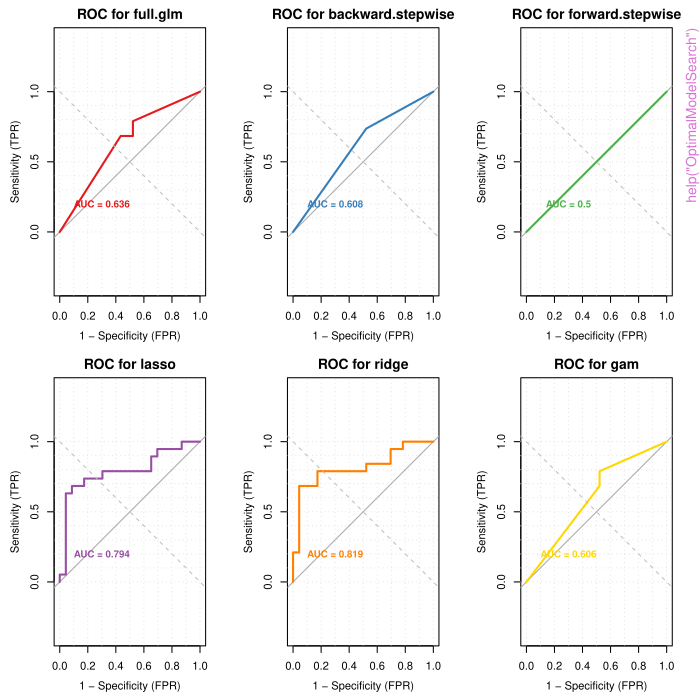

This figure's R source:
pkgname <- "binaryClass"
source(file.path(R.home("share"), "R", "examples-header.R"))
options(warn = 1)
base::assign(".ExTimings", "binaryClass-Ex.timings", pos = 'CheckExEnv')
base::cat("name\tuser\tsystem\telapsed\n", file=base::get(".ExTimings", pos = 'CheckExEnv'))
base::assign(".format_ptime",
function(x) {
  if(!is.na(x[4L])) x[1L] <- x[1L] + x[4L]
  if(!is.na(x[5L])) x[2L] <- x[2L] + x[5L]
  options(OutDec = '.')
  format(x[1L:3L], digits = 7L)
},
pos = 'CheckExEnv')

### * </HEADER>
library('binaryClass')

base::assign(".oldSearch", base::search(), pos = 'CheckExEnv')
base::assign(".old_wd", base::getwd(), pos = 'CheckExEnv')
cleanEx()
nameEx("OptimalModelSearch")
### * OptimalModelSearch

flush(stderr()); flush(stdout())

base::assign(".ptime", proc.time(), pos = "CheckExEnv")
### Name: OptimalModelSearch
### Title: A Binary Classification Model Selection
### Aliases: OptimalModelSearch

### ** Examples


##==Example 1: Accuracy criterion====##
## No test: 
data(PimaIndiansDiabetes, package="mlbench")
data.t <- PimaIndiansDiabetes
data.t$diabetes <- ifelse(data.t$diabetes=="neg", 0, 1)
result <- OptimalModelSearch(formula=diabetes~., data=data.t,
                            criterion="Accuracy", training_percent=0.8, 
                            threshold=0.54, suppress_warnings=TRUE)
# Display simplified results
result$criterion
result$best_model_name
result$performance_metric
## End(No test)

##==Example 2: AUC criterion====##
## No test: 
data(Sonar, package="mlbench")
dat <- Sonar
dat$Class <- ifelse(dat$Class=="R", 0, 1)
result <- OptimalModelSearch(formula=Class~., data=dat,
                           criterion="AUC", training_percent=0.8,
                           suppress_warnings=TRUE)
# Display simplified results
result$criterion
result$best_model_name
result$performance_metric
## End(No test)

##==Example 3: AIC criterion====##
## No test: 
data(PimaIndiansDiabetes, package="mlbench")
data.t <- PimaIndiansDiabetes
data.t$diabetes <- ifelse(data.t$diabetes=="neg", 0, 1)
result <- OptimalModelSearch(formula=diabetes~., data=data.t,
                            criterion="AIC", training_percent=0.8,
                            suppress_warnings=TRUE)
# Display simplified results
result$criterion
result$best_model_name
result$performance_metric
## End(No test)

##==Example 4: ROC Visualization with Multi-Panel Plot====##
## No test: 
data(Sonar, package="mlbench")
dat <- Sonar
dat$Class <- ifelse(dat$Class=="R", 0, 1)
# Plot all ROC curves in separate panels - clearer visualization
result <- OptimalModelSearch(formula=Class~., data=dat,
                          criterion="AUC", training_percent=0.8,
                          suppress_warnings=TRUE, plot_roc=TRUE, 
                          plot_comparison=TRUE, multi_panel=TRUE)
# No need to print anything as this example focuses on visualization
## End(No test)



base::assign(".dptime", (proc.time() - get(".ptime", pos = "CheckExEnv")), pos = "CheckExEnv")
base::cat("OptimalModelSearch", base::get(".format_ptime", pos = 'CheckExEnv')(get(".dptime", pos = "CheckExEnv")), "\n", file=base::get(".ExTimings", pos = 'CheckExEnv'), append=TRUE, sep="\t")
cleanEx()
nameEx("compare_model_rocs")
### * compare_model_rocs

flush(stderr()); flush(stdout())

base::assign(".ptime", proc.time(), pos = "CheckExEnv")
### Name: compare_model_rocs
### Title: Compare ROC Curves for Different Binary Classification Models
### Aliases: compare_model_rocs roc_comparison roc_curves compare_rocs
###   plot_roc_curves
### Keywords: hplot models

### ** Examples

## Not run: 
##D # Load example data
##D library(mlbench)
##D data(Sonar)
##D dat <- Sonar
##D dat$Class <- ifelse(dat$Class=="R", 0, 1)
##D 
##D # Generate multi-panel ROC plot comparing all models
##D result <- compare_model_rocs(Class ~ ., data = dat)
##D 
##D # See the AUC values
##D result$auc_values
##D 
##D # Check which model performed best
##D result$best_model
## End(Not run)



base::assign(".dptime", (proc.time() - get(".ptime", pos = "CheckExEnv")), pos = "CheckExEnv")
base::cat("compare_model_rocs", base::get(".format_ptime", pos = 'CheckExEnv')(get(".dptime", pos = "CheckExEnv")), "\n", file=base::get(".ExTimings", pos = 'CheckExEnv'), append=TRUE, sep="\t")
cleanEx()
nameEx("extract_best_model")
### * extract_best_model

flush(stderr()); flush(stdout())

base::assign(".ptime", proc.time(), pos = "CheckExEnv")
### Name: extract_best_model
### Title: Extract the best model from the results of OptimalModelSearch
### Aliases: extract_best_model get_best_model model_extraction
### Keywords: models regression

### ** Examples

## Not run: 
##D # Find the best model
##D library(mlbench)
##D data(Sonar)
##D dat <- Sonar
##D dat$Class <- ifelse(dat$Class=="R", 0, 1)
##D 
##D # Run OptimalModelSearch
##D result <- OptimalModelSearch(formula=Class~., data=dat,
##D                            criterion="AUC", suppress_warnings=TRUE)
##D                            
##D # Extract the best model
##D best_model <- extract_best_model(result, dat)
##D 
##D # Use the predict_model function for prediction (works for all model types)
##D predictions <- predict_model(best_model, newdata=dat[1:5,], 
##D                             formula=Class~., type="response")
##D print(predictions)
##D 
##D # Examine model coefficients (if applicable to the model type)
##D if(inherits(best_model, "glm") || inherits(best_model, "gam")) {
##D   print(summary(best_model))
##D }
## End(Not run)



base::assign(".dptime", (proc.time() - get(".ptime", pos = "CheckExEnv")), pos = "CheckExEnv")
base::cat("extract_best_model", base::get(".format_ptime", pos = 'CheckExEnv')(get(".dptime", pos = "CheckExEnv")), "\n", file=base::get(".ExTimings", pos = 'CheckExEnv'), append=TRUE, sep="\t")
cleanEx()
nameEx("plot_descrip")
### * plot_descrip

flush(stderr()); flush(stdout())

base::assign(".ptime", proc.time(), pos = "CheckExEnv")
### Name: plot_descrip
### Title: Generate Descriptive Plots for Variables in a Data Frame
### Aliases: plot_descrip

### ** Examples

## Not run: 
##D # --- Examples for plot_descrip ---
##D 
##D # Basic usage with iris dataset
##D data(iris)
##D 
##D # Individual plots (one per variable)
##D plot_descrip(iris, type = "ind", ppv = 1)
##D 
##D # Individual plots (two per numeric variable, one for categorical)
##D plot_descrip(iris, type = "ind", ppv = 2)
##D 
##D # Pairwise plots (assuming Sepal.Length is the response)
##D plot_descrip(iris, type = "pair")
##D 
##D # --- Pairwise plots with a factor response ---
##D data(mtcars)
##D # Make copies to modify
##D mtcars_mod <- mtcars
##D # Treat 'cyl' as a factor response
##D mtcars_mod$cyl <- as.factor(mtcars_mod$cyl)
##D # Plot relationships between 'cyl' and other variables
##D plot_descrip(mtcars_mod[, c("cyl", "mpg", "wt", "gear")], type = "pair")
##D 
##D # --- Handling character variables ---
##D # Create some character data
##D char_data <- data.frame(
##D   response = rnorm(50),
##D   category = sample(c("A", "B", "C"), 50, replace = TRUE),
##D   group = sample(c("X", "Y"), 50, replace = TRUE)
##D )
##D # Individual plots (should create barplots for character columns)
##D plot_descrip(char_data, type = "ind", ppv = 1)
##D 
##D # Pairwise plots with character predictor
##D plot_descrip(char_data, type = "pair")
##D 
##D # --- Edge case: Single column ---
##D plot_descrip(iris[, "Sepal.Length", drop = FALSE], type = "ind", ppv = 1)
##D 
##D # --- Handling too many categories in 'pair' type ---
##D # Create data with a categorical variable having many levels
##D iris_many_levels <- iris
##D # Convert Sepal.Width to character and create many unique values artificially
##D iris_many_levels$ManyCats <- as.character(round(iris_many_levels$Sepal.Width * 100))
##D # Check number of levels (should be > 15)
##D print(paste("Number of unique values for ManyCats:", length(unique(iris_many_levels$ManyCats))))
##D # Plot pairwise with Sepal.Length as response
##D # Should print a message for 'ManyCats' and skip its plot
##D plot_descrip(iris_many_levels[, c("Sepal.Length", "Petal.Length", "ManyCats")], type = "pair")
## End(Not run)



base::assign(".dptime", (proc.time() - get(".ptime", pos = "CheckExEnv")), pos = "CheckExEnv")
base::cat("plot_descrip", base::get(".format_ptime", pos = 'CheckExEnv')(get(".dptime", pos = "CheckExEnv")), "\n", file=base::get(".ExTimings", pos = 'CheckExEnv'), append=TRUE, sep="\t")
cleanEx()
nameEx("plot_model_cm")
### * plot_model_cm

flush(stderr()); flush(stdout())

base::assign(".ptime", proc.time(), pos = "CheckExEnv")
### Name: plot_model_cm
### Title: Plot Confusion Matrix from OptimalModelSearch Results
### Aliases: plot_model_cm

### ** Examples

## Not run: 
##D # Run OptimalModelSearch with Accuracy criterion
##D library(mlbench)
##D data(PimaIndiansDiabetes)
##D df <- PimaIndiansDiabetes
##D df$diabetes <- ifelse(df$diabetes=="neg", 0, 1)
##D result <- OptimalModelSearch(formula=diabetes~., data=df, criterion="Accuracy")
##D 
##D # Plot the confusion matrix
##D plot_model_cm(result)
## End(Not run)



base::assign(".dptime", (proc.time() - get(".ptime", pos = "CheckExEnv")), pos = "CheckExEnv")
base::cat("plot_model_cm", base::get(".format_ptime", pos = 'CheckExEnv')(get(".dptime", pos = "CheckExEnv")), "\n", file=base::get(".ExTimings", pos = 'CheckExEnv'), append=TRUE, sep="\t")
cleanEx()
nameEx("plot_model_rocs")
### * plot_model_rocs

flush(stderr()); flush(stdout())

base::assign(".ptime", proc.time(), pos = "CheckExEnv")
### Name: plot_model_rocs
### Title: Plot ROC Curves from OptimalModelSearch Results
### Aliases: plot_model_rocs

### ** Examples

## Not run: 
##D # Run OptimalModelSearch with AUC criterion
##D library(mlbench)
##D data(Sonar)
##D dat <- Sonar
##D dat$Class <- ifelse(dat$Class=="R", 0, 1)
##D result <- OptimalModelSearch(formula=Class~., data=dat, criterion="AUC")
##D 
##D # Plot the best model's ROC curve
##D plot_model_rocs(result)
##D 
##D # Plot comparison of all models' ROC curves on one panel
##D plot_model_rocs(result, comparison=TRUE)
##D 
##D # Plot each model's ROC curve in its own panel
##D plot_model_rocs(result, comparison=TRUE, multi_panel=TRUE)
## End(Not run)



base::assign(".dptime", (proc.time() - get(".ptime", pos = "CheckExEnv")), pos = "CheckExEnv")
base::cat("plot_model_rocs", base::get(".format_ptime", pos = 'CheckExEnv')(get(".dptime", pos = "CheckExEnv")), "\n", file=base::get(".ExTimings", pos = 'CheckExEnv'), append=TRUE, sep="\t")
cleanEx()
nameEx("predict_model")
### * predict_model

flush(stderr()); flush(stdout())

base::assign(".ptime", proc.time(), pos = "CheckExEnv")
### Name: predict_model
### Title: Make predictions from a model extracted by extract_best_model
### Aliases: predict_model

### ** Examples

## Not run: 
##D # Extract the best model from OptimalModelSearch results
##D best_model <- extract_best_model(result, data)
##D 
##D # Make predictions on new data
##D predictions <- predict_model(best_model, newdata = new_data, 
##D                             formula = y ~ x1 + x2)
## End(Not run)



base::assign(".dptime", (proc.time() - get(".ptime", pos = "CheckExEnv")), pos = "CheckExEnv")
base::cat("predict_model", base::get(".format_ptime", pos = 'CheckExEnv')(get(".dptime", pos = "CheckExEnv")), "\n", file=base::get(".ExTimings", pos = 'CheckExEnv'), append=TRUE, sep="\t")
### * <FOOTER>
###
cleanEx()
options(digits = 7L)
base::cat("Time elapsed: ", proc.time() - base::get("ptime", pos = 'CheckExEnv'),"\n")
grDevices::dev.off()
###
### Local variables: ***
### mode: outline-minor ***
### outline-regexp: "\\(> \\)?### [*]+" ***
### End: ***
quit('no')
